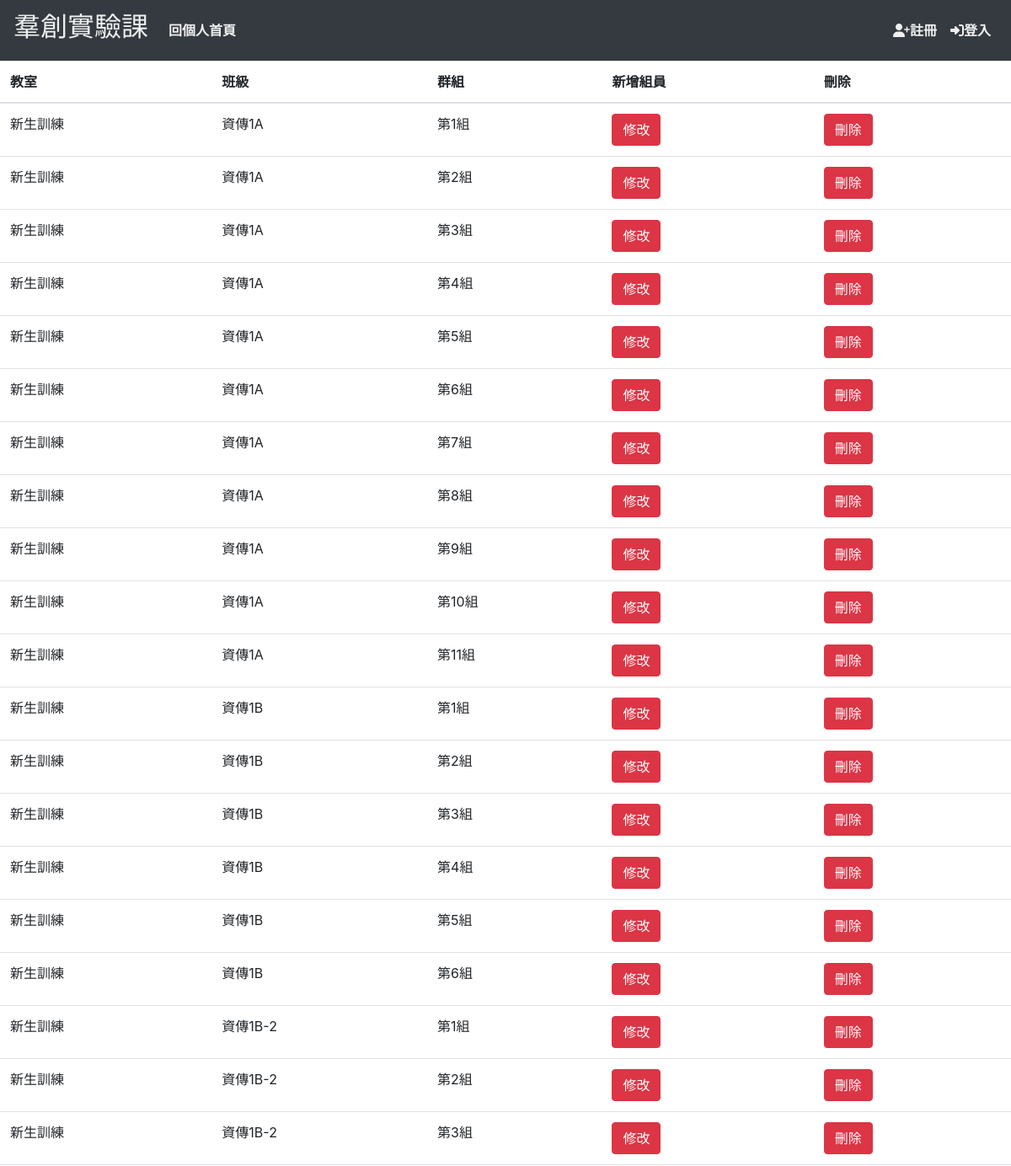
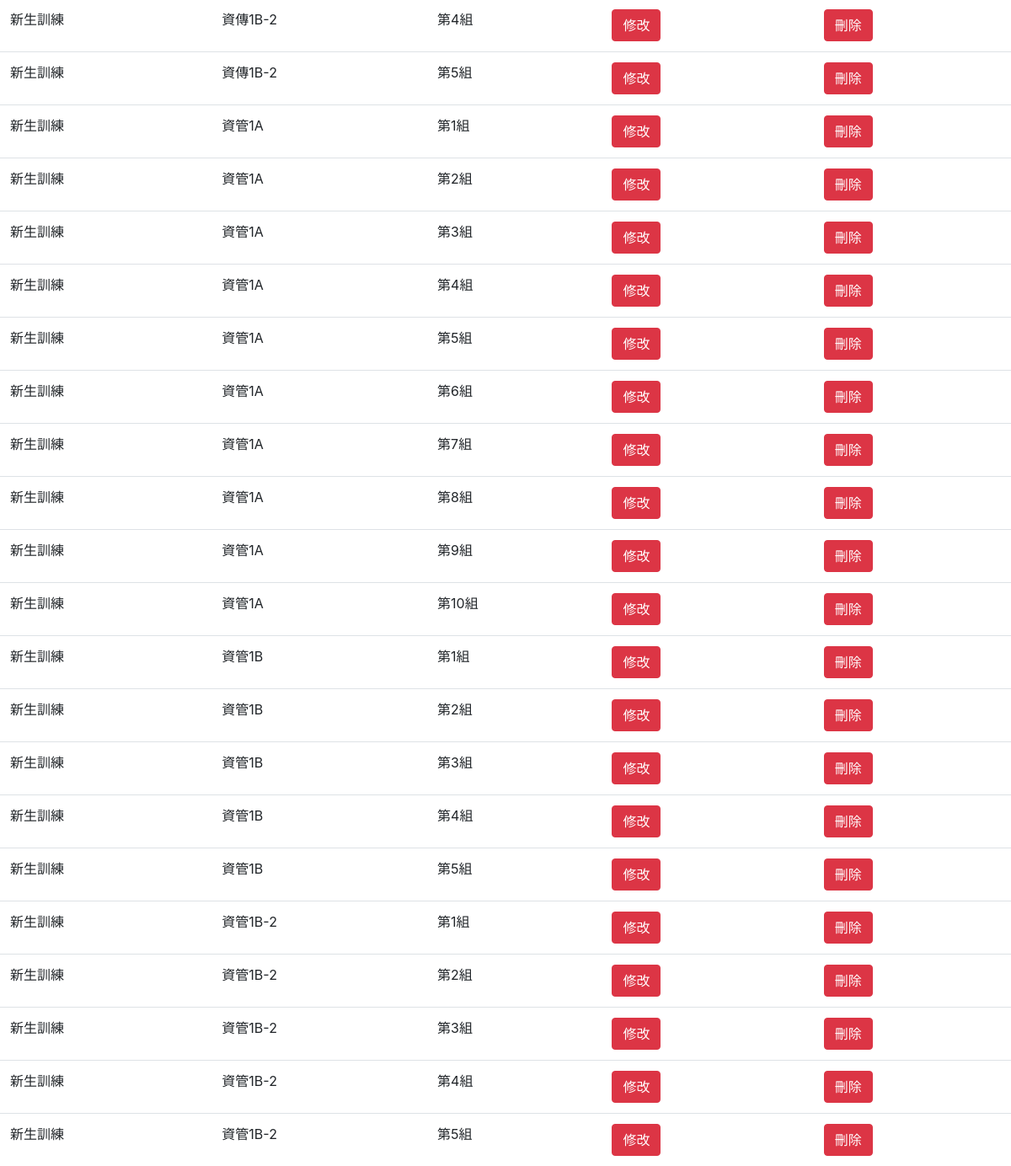
Page /check_group/ on the committed database (2 pictures, top to bottom).
### login/models.py (models this page shows, shortened)
class Group(models.Model):
    group = models.CharField(max_length=128, null=True, blank=True)
    group_user = models.ManyToManyField(User, blank=True, related_name='user_user')
    activate = models.ForeignKey('CreateActivate', on_delete=models.CASCADE, blank=True)

class CreateActivate(models.Model):
    activate_name = models.CharField(max_length=128, unique=True, null=True, blank=True)
    class_id = models.ForeignKey('CreateClass', on_delete=models.CASCADE, blank=True, null=True)
    def __str__(self):
        return self.activate_name

class CreateClass(models.Model):
    class_title = models.CharField(max_length=128)
    def __str__(self):
        return self.class_title

### login/views.py (the view)
# urls.py: path('check_group/', views.check_group, name='check_group'),
def check_group(request):
    group = Group.objects.all()
    activate = models.CreateActivate.objects.all()
    context = {
        'group': group,
        'activate': activate
    }
    return render(request, 'check_group.html', context)

### templates/check_group.html (shortened to what this page needs)
{% extends "base.html" %}
{% block content %}
<table class="table mb-0">
        <thead>
            <tr>
                <th>教室</th>
                <th>班級</th>
                <th>群組</th>
                <th>新增組員</th>
                <th>刪除</th>
            </tr>
        </thead>
        <tbody>
            {% for groupa in group %}<tr>
              <td> {{ groupa.activate.class_id }}</td>
           <td> {{ groupa.activate }}</td>
                <td>{{ groupa.group }}</td>
                <td>
                        <form method="post" action="{% url 'edit_group' groupa.pk %}">
                        <button type="submit" class="btn btn-danger">修改</button>
                    </form>
                </td>
                <td>
                        <form method="post" action="{% url 'delete_group' groupa.pk %}">
                        <button type="submit" class="btn btn-danger">刪除</button>
                    </form>
                </td></tr>
            {% endfor %}
        </tbody>
    </table>
</body>
{% endblock %}

### rows in the picture
Group: activate.class_id "新生訓練", activate "資傳1A", group "第1組"
Group: activate.class_id "新生訓練", activate "資傳1A", group "第2組"
Group: activate.class_id "新生訓練", activate "資傳1A", group "第3組"
Group: activate.class_id "新生訓練", activate "資傳1A", group "第4組"
Group: activate.class_id "新生訓練", activate "資傳1A", group "第5組"
Group: activate.class_id "新生訓練", activate "資傳1A", group "第6組"
Group: activate.class_id "新生訓練", activate "資傳1A", group "第7組"
Group: activate.class_id "新生訓練", activate "資傳1A", group "第8組"
Group: activate.class_id "新生訓練", activate "資傳1A", group "第9組"
Group: activate.class_id "新生訓練", activate "資傳1A", group "第10組"
Group: activate.class_id "新生訓練", activate "資傳1A", group "第11組"
Group: activate.class_id "新生訓練", activate "資傳1B", group "第1組"
Group: activate.class_id "新生訓練", activate "資傳1B", group "第2組"
Group: activate.class_id "新生訓練", activate "資傳1B", group "第3組"
Group: activate.class_id "新生訓練", activate "資傳1B", group "第4組"
Group: activate.class_id "新生訓練", activate "資傳1B", group "第5組"
Group: activate.class_id "新生訓練", activate "資傳1B", group "第6組"
Group: activate.class_id "新生訓練", activate "資傳1B-2", group "第1組"
Group: activate.class_id "新生訓練", activate "資傳1B-2", group "第2組"
Group: activate.class_id "新生訓練", activate "資傳1B-2", group "第3組"
Group: activate.class_id "新生訓練", activate "資傳1B-2", group "第4組"
Group: activate.class_id "新生訓練", activate "資傳1B-2", group "第5組"
Group: activate.class_id "新生訓練", activate "資管1A", group "第1組"
Group: activate.class_id "新生訓練", activate "資管1A", group "第2組"
Group: activate.class_id "新生訓練", activate "資管1A", group "第3組"
Group: activate.class_id "新生訓練", activate "資管1A", group "第4組"
Group: activate.class_id "新生訓練", activate "資管1A", group "第5組"
Group: activate.class_id "新生訓練", activate "資管1A", group "第6組"
Group: activate.class_id "新生訓練", activate "資管1A", group "第7組"
Group: activate.class_id "新生訓練", activate "資管1A", group "第8組"
Group: activate.class_id "新生訓練", activate "資管1A", group "第9組"
Group: activate.class_id "新生訓練", activate "資管1A", group "第10組"
Group: activate.class_id "新生訓練", activate "資管1B", group "第1組"
Group: activate.class_id "新生訓練", activate "資管1B", group "第2組"
Group: activate.class_id "新生訓練", activate "資管1B", group "第3組"
Group: activate.class_id "新生訓練", activate "資管1B", group "第4組"
Group: activate.class_id "新生訓練", activate "資管1B", group "第5組"
Group: activate.class_id "新生訓練", activate "資管1B-2", group "第1組"
Group: activate.class_id "新生訓練", activate "資管1B-2", group "第2組"
Group: activate.class_id "新生訓練", activate "資管1B-2", group "第3組"
Group: activate.class_id "新生訓練", activate "資管1B-2", group "第4組"
Group: activate.class_id "新生訓練", activate "資管1B-2", group "第5組"
